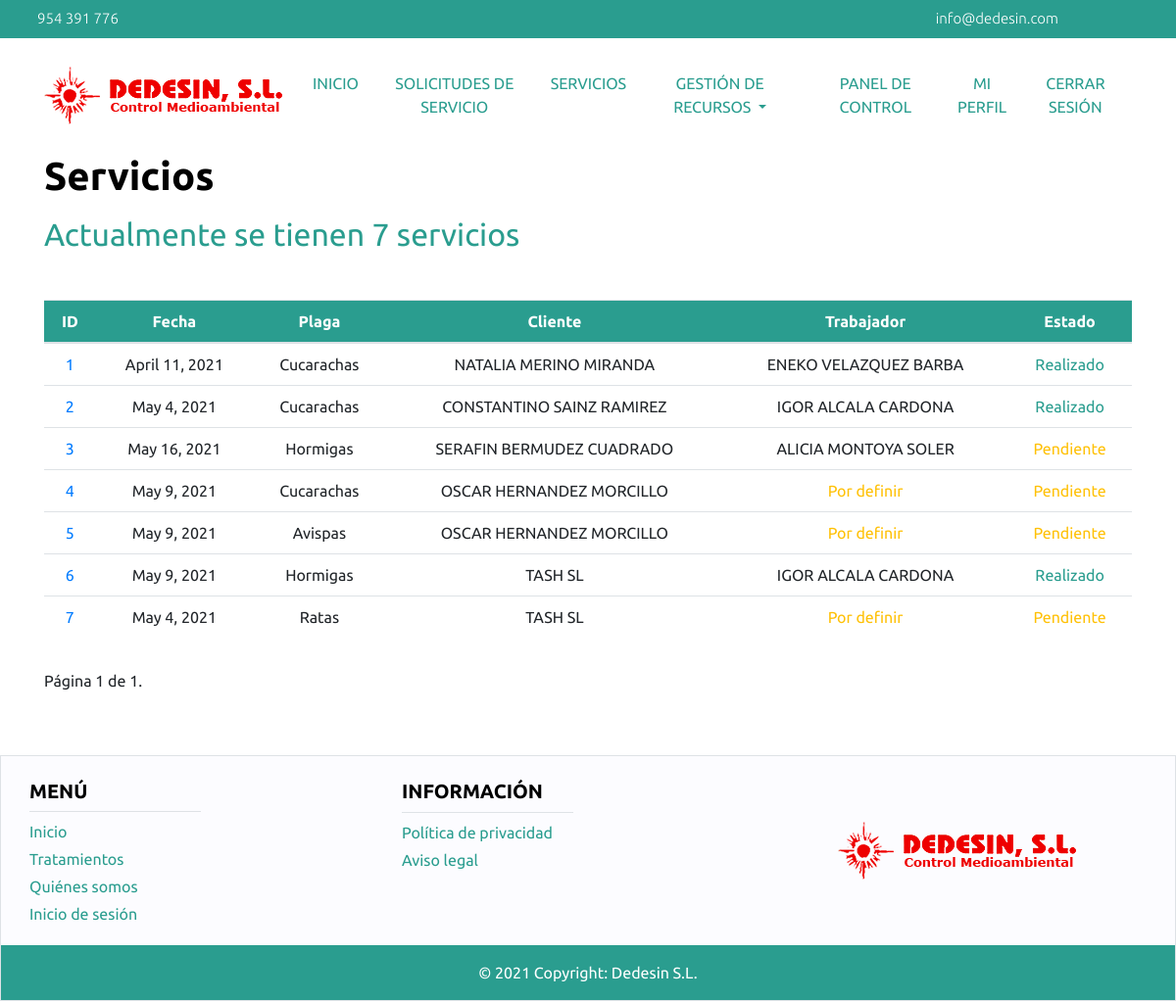
Before: /administrador/servicio/ (signed in) with the older database file.
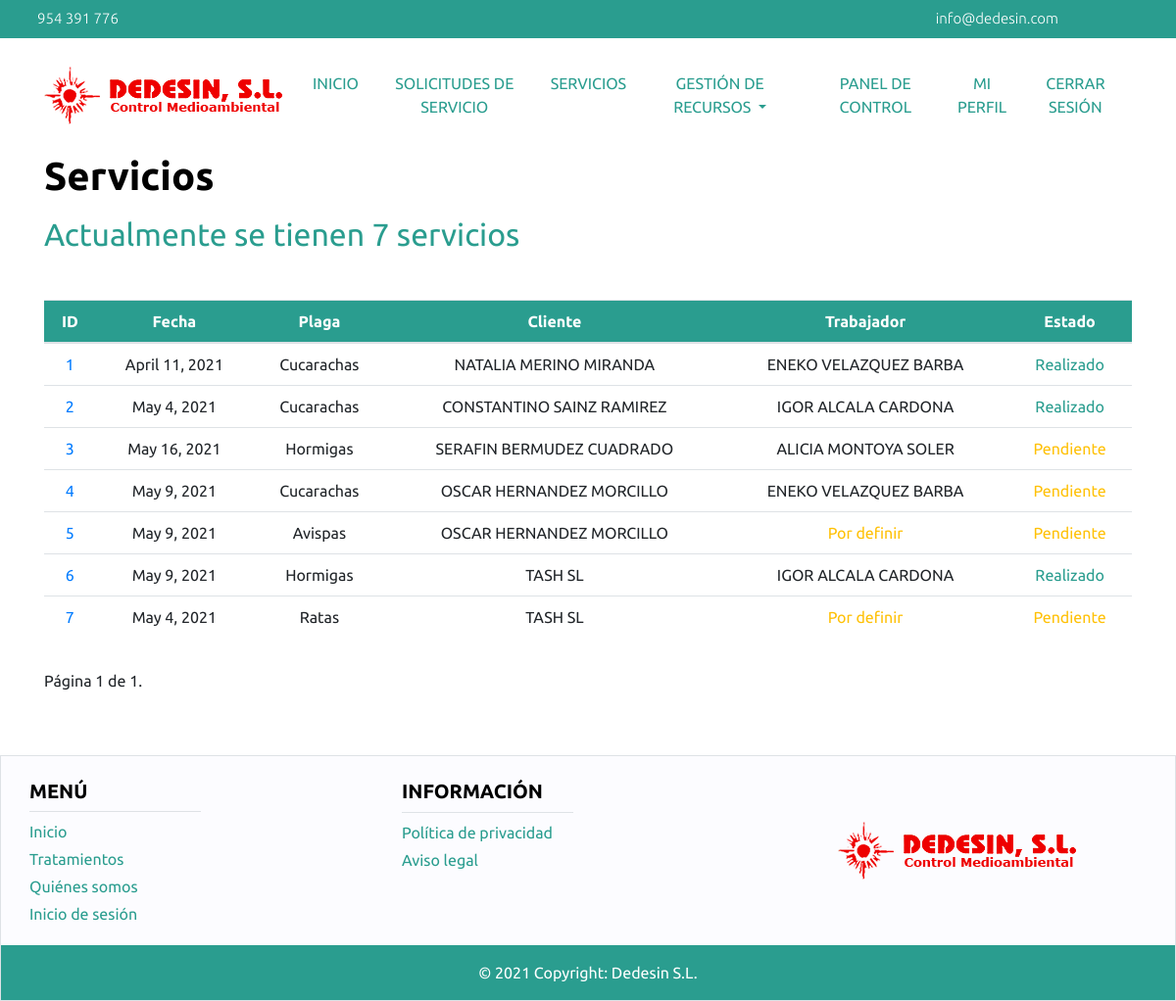
After: the same page with the newer database file.
### main/models.py (models this page shows, shortened)
class Servicio(models.Model):
    estado = models.CharField(choices=ESTADO_SERVICIO, default='pendiente', max_length=9)
    observaciones = models.TextField()
    solicitudServicio = models.OneToOneField(SolicitudServicio, on_delete=models.CASCADE)
    trabajador = models.ForeignKey(Trabajador, on_delete=models.CASCADE, default=None, null=True)
    factura = models.OneToOneField(Factura, on_delete=models.CASCADE, default=None, null=True)

class SolicitudServicio(models.Model):
    estado = models.CharField(choices=ESTADO_SOLICITUD, default='pendiente', max_length=9)
    fecha = models.DateField(default=None, null=True)
    observaciones = models.TextField()
    tratamiento = models.ForeignKey(Tratamiento, on_delete=models.CASCADE, default=None, null=True)
    plaga = models.ForeignKey(Plaga, on_delete=models.CASCADE)
    usuario = models.ForeignKey(User, on_delete=models.CASCADE)

class Plaga(models.Model):
    nombre = models.CharField(max_length=60)

class Trabajador(models.Model):
    cualificacion = models.TextField(max_length=254)
    vehiculo = models.OneToOneField(Vehiculo, on_delete=models.CASCADE, null=True)
    persona = models.OneToOneField(Persona, on_delete=models.CASCADE, default=None)

class Persona(models.Model):
    nombre = models.CharField(max_length=50)
    apellidos = models.CharField(max_length=80)
    dni = models.CharField(max_length=9, validators=[DNI_REGEX], unique=True)
    telefono = models.CharField(validators=[TELEFONO_REGEX], unique=True, max_length=9)
    usuario = models.OneToOneField(User, on_delete=models.CASCADE, default=None)

### main/administrador/views.py (the view)
# urls.py: path('servicio/', views.list_servicio_administrador),
@login_required
def list_servicio_administrador(request):
    if esAdministrador(request):
        servicios = Servicio.objects.all()
        if len(servicios) > 0:
            resultado = []
            for servicio in servicios:
                try:
                    empresa = Empresa.objects.filter(usuario=servicio.solicitudServicio.usuario)[0]
                    resultado.append([servicio, empresa.nombre])
                except:
                    persona = Persona.objects.filter(usuario=servicio.solicitudServicio.usuario)[0]
                    resultado.append([servicio, persona.nombre + " " + persona.apellidos])
            paginator = Paginator(resultado, 25)
            page_number = request.GET.get('page')
            page_obj = paginator.get_page(page_number)
            return render(request, 'servicioAdministrador.html',
                          {'page_obj': page_obj, 'num_servicios': len(servicios)})
        else:
            return render(request, 'servicioAdministrador.html')
    else:
        return redirect('/errorPermiso/')

### main/administrador/views.py (called while the page is built)
def esAdministrador(request):
    try:
        persona = Persona.objects.filter(usuario=request.user)[0]
        administrador = Administrador.objects.filter(persona=persona)[0]
        return administrador
    except:
        return None

### main/administrador/templates/servicioAdministrador.html (shortened to what this page needs)
{% extends 'headerAdministrador.html' %}
{% block contenido %}
{% if num_servicios %}
<div class="container mb-5">
    <strong>
        <h1 class="title"> Servicios </h1>
    </strong>
    <h2 class="subtitle mt-3 mb-5"> Actualmente se tienen {{num_servicios}} servicios</h2>
    <table class="table text-center">
        <thead class="bg-dedesin-primary text-white">
            <tr>
                <th scope="col">ID</th>
                <th scope="col">Fecha</th>
                <th scope="col">Plaga</th>
                <th scope="col">Cliente</th>
                <th scope="col">Trabajador</th>
                <th scope="col">Estado</th>
            </tr>
        </thead>
        <tbody>
            {% for servicio, cliente in page_obj %}
            <tr>
                <td><a class="text-decoration-none" href="show/{{servicio.id}}">{{servicio.id}}</a></td>
                <td>{{servicio.solicitudServicio.fecha}}</td>
                <td>{{servicio.solicitudServicio.plaga.nombre}}</td>
                <td>{{cliente}}</td>
                {% if servicio.trabajador %}
                <td>{{servicio.trabajador.persona.nombre}} {{servicio.trabajador.persona.apellidos}}</td>
                {% else %}
                <td class="text-warning">Por definir</td>
                {% endif %}
                {% if servicio.estado.title == "Realizado" %}
                <td class="color-dedesin">{{servicio.estado.title}}</td>
                {% else %}
                <td class="text-warning">{{servicio.estado.title}}</td>
                {% endif %}
            </tr>
            {% endfor %}
        </tbody>
    </table>
    <div class="pagination my-3">
        <div class="step-links container">
            <div class="current row my-3">
                Página {{ page_obj.number }} de {{ page_obj.paginator.num_pages }}.
            </div>
        </div>
    </div>
</div>
{% endif %}
{% endblock %}

Changed rows visible on the page:
changed Servicio id 4: trabajador.persona.nombre (not shown) → "ENEKO"; trabajador.persona.apellidos (not shown) → "VELAZQUEZ BARBA"; no longer shows "Por definir"
